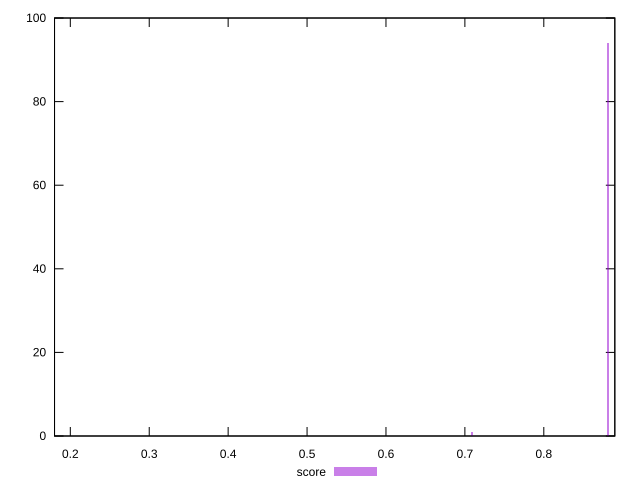

gnuplot code for this plot:
reset

$score <<EOF
0.7093593571472119 1
0.891116914850412 4
0.8810192727557897 94
0.1792331471795446 1
EOF

set key outside below
set boxwidth 0.002524410523655558
set xrange [0.18:0.89]
set yrange [0:100]
set trange [0:100]
set style fill transparent solid 0.5 noborder
set terminal svg size 640, 490 enhanced background rgb 'white'
set output "reports/report_00033_2021-03-01T14-23-16.841Z/first-meaningful-paint/samples/astro-inner-cached/score/histogram.svg"

plot $score title "score" with boxes

reset
